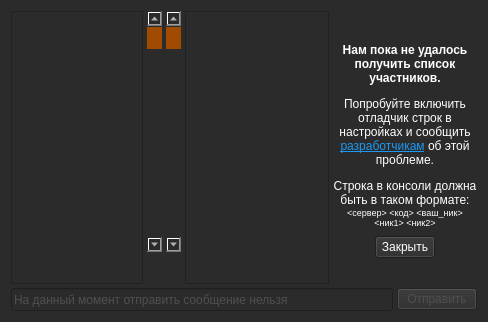
<?xml version="1.0" encoding="UTF-8"?>
<ui version="4.0">
 <class>Form</class>
 <widget class="QWidget" name="Form">
  <property name="geometry">
   <rect>
    <x>0</x>
    <y>0</y>
    <width>488</width>
    <height>322</height>
   </rect>
  </property>
  <property name="windowTitle">
   <string>Чат</string>
  </property>
  <property name="styleSheet">
   <string notr="true">background-color: rgb(43, 43, 43);
color: rgb(255, 255, 255);</string>
  </property>
  <layout class="QVBoxLayout" name="verticalLayout">
   <property name="spacing">
    <number>4</number>
   </property>
   <item>
    <layout class="QHBoxLayout" name="horizontalLayout_4">
     <item>
      <widget class="QTextEdit" name="chat_text">
       <property name="font">
        <font>
         <family>Consolas</family>
         <pointsize>10</pointsize>
        </font>
       </property>
       <property name="styleSheet">
        <string notr="true">selection-background-color: rgb(161, 75, 0);

QScrollBar::handle {
border-syle: outset;
background: #444444;
border-width: 2px;
border-radius: 10px;
}

QScrollBar::handle::pressed {
background: rgb(161, 75, 0);
}

QScrollBar::add-page {
background-color: rgb(43, 43, 43);
}</string>
       </property>
       <property name="verticalScrollBarPolicy">
        <enum>Qt::ScrollBarAsNeeded</enum>
       </property>
       <property name="undoRedoEnabled">
        <bool>false</bool>
       </property>
       <property name="readOnly">
        <bool>true</bool>
       </property>
      </widget>
     </item>
     <item>
      <widget class="QScrollBar" name="verticalScrollBar">
       <property name="styleSheet">
        <string notr="true">QScrollBar:vertical {
     border: 0px solid;
     background: rgb(43, 43, 43);
     width: 15px;
     margin: 16px 0 16px 0;
 }
 QScrollBar::handle:vertical {
     background: rgb(161, 75, 0);
	 border-width: 2px;
	 border-radius: 10px;
 }
 QScrollBar::add-line:vertical {
     border: 0px solid;
	 background-color: rgb(43, 43, 43);
     height: 16px;
     subcontrol-position: bottom;
     subcontrol-origin: margin;
	 image: url(:/arrows/up_arrow_dark.png);
 }

 QScrollBar::sub-line:vertical {
     border: 0px solid;
     background: rgb(43, 43, 43);
     height: 16px;
     subcontrol-position: top;
     subcontrol-origin: margin;
	 image: url(:/arrows/down_arrow_dark.png);
 }

 QScrollBar::add-page:vertical, QScrollBar::sub-page:vertical {
     background: none;
 }</string>
       </property>
       <property name="orientation">
        <enum>Qt::Vertical</enum>
       </property>
      </widget>
     </item>
     <item>
      <widget class="QScrollBar" name="verticalScrollBar_2">
       <property name="styleSheet">
        <string notr="true">QScrollBar:vertical {
     border: 0px solid;
     background: rgb(43, 43, 43);
     width: 15px;
     margin: 16px 0 16px 0;
 }
 QScrollBar::handle:vertical {
     background: rgb(161, 75, 0);
	 border-width: 2px;
	 border-radius: 10px;
 }
 QScrollBar::add-line:vertical {
     border: 0px solid;
	 background-color: rgb(43, 43, 43);
     height: 16px;
     subcontrol-position: bottom;
     subcontrol-origin: margin;
	 image: url(:/arrows/up_arrow_dark.png);
 }

 QScrollBar::sub-line:vertical {
     border: 0px solid;
     background: rgb(43, 43, 43);
     height: 16px;
     subcontrol-position: top;
     subcontrol-origin: margin;
	 image: url(:/arrows/down_arrow_dark.png);
 }

 QScrollBar::add-page:vertical, QScrollBar::sub-page:vertical {
     background: none;
 }</string>
       </property>
       <property name="orientation">
        <enum>Qt::Vertical</enum>
       </property>
      </widget>
     </item>
     <item>
      <widget class="QTreeWidget" name="members_list">
       <property name="minimumSize">
        <size>
         <width>144</width>
         <height>0</height>
        </size>
       </property>
       <property name="maximumSize">
        <size>
         <width>144</width>
         <height>16777215</height>
        </size>
       </property>
       <property name="styleSheet">
        <string notr="true">selection-background-color: rgb(161, 75, 0);</string>
       </property>
       <property name="horizontalScrollBarPolicy">
        <enum>Qt::ScrollBarAlwaysOff</enum>
       </property>
       <property name="sizeAdjustPolicy">
        <enum>QAbstractScrollArea::AdjustToContents</enum>
       </property>
       <property name="editTriggers">
        <set>QAbstractItemView::DoubleClicked|QAbstractItemView::SelectedClicked</set>
       </property>
       <property name="indentation">
        <number>10</number>
       </property>
       <property name="rootIsDecorated">
        <bool>false</bool>
       </property>
       <property name="animated">
        <bool>false</bool>
       </property>
       <property name="wordWrap">
        <bool>true</bool>
       </property>
       <property name="expandsOnDoubleClick">
        <bool>true</bool>
       </property>
       <attribute name="headerVisible">
        <bool>false</bool>
       </attribute>
       <attribute name="headerStretchLastSection">
        <bool>true</bool>
       </attribute>
       <column>
        <property name="text">
         <string>Members</string>
        </property>
       </column>
      </widget>
     </item>
     <item>
      <widget class="QWidget" name="list_frame" native="true">
       <property name="minimumSize">
        <size>
         <width>144</width>
         <height>0</height>
        </size>
       </property>
       <layout class="QVBoxLayout" name="verticalLayout_2">
        <property name="spacing">
         <number>0</number>
        </property>
        <property name="leftMargin">
         <number>0</number>
        </property>
        <property name="topMargin">
         <number>0</number>
        </property>
        <property name="rightMargin">
         <number>0</number>
        </property>
        <property name="bottomMargin">
         <number>0</number>
        </property>
        <item>
         <spacer name="verticalSpacer_2">
          <property name="orientation">
           <enum>Qt::Vertical</enum>
          </property>
          <property name="sizeHint" stdset="0">
           <size>
            <width>20</width>
            <height>40</height>
           </size>
          </property>
         </spacer>
        </item>
        <item>
         <widget class="QLabel" name="error_getting_member_list">
          <property name="minimumSize">
           <size>
            <width>144</width>
            <height>200</height>
           </size>
          </property>
          <property name="maximumSize">
           <size>
            <width>144</width>
            <height>200</height>
           </size>
          </property>
          <property name="text">
           <string>&lt;html&gt;&lt;head/&gt;&lt;body&gt;&lt;p&gt;&lt;span style=&quot; font-weight:600;&quot;&gt;Нам пока не удалось получить список участников.&lt;/span&gt;&lt;/p&gt;&lt;p&gt;Попробуйте включить отладчик строк в настройках и сообщить &lt;a href=&quot;https://github.com/tinelix/irc-client/issues&quot;&gt;&lt;span style=&quot; text-decoration: underline; color:#1d99f3;&quot;&gt;разработчикам&lt;/span&gt;&lt;/a&gt; об этой проблеме.&lt;/p&gt;&lt;p&gt;Строка в консоли должна быть в таком формате:&lt;br/&gt;&lt;span style=&quot; font-size:7pt;&quot;&gt;&amp;lt;сервер&amp;gt; &amp;lt;код&amp;gt; &amp;lt;ваш_ник&amp;gt; &amp;lt;ник1&amp;gt; &amp;lt;ник2&amp;gt;&lt;/span&gt;&lt;/p&gt;&lt;/body&gt;&lt;/html&gt;</string>
          </property>
          <property name="textFormat">
           <enum>Qt::RichText</enum>
          </property>
          <property name="alignment">
           <set>Qt::AlignCenter</set>
          </property>
          <property name="wordWrap">
           <bool>true</bool>
          </property>
         </widget>
        </item>
        <item>
         <layout class="QHBoxLayout" name="horizontalLayout">
          <property name="spacing">
           <number>0</number>
          </property>
          <item>
           <widget class="QPushButton" name="close_panel_btn">
            <property name="maximumSize">
             <size>
              <width>60</width>
              <height>24</height>
             </size>
            </property>
            <property name="text">
             <string>Закрыть</string>
            </property>
           </widget>
          </item>
         </layout>
        </item>
        <item>
         <spacer name="verticalSpacer">
          <property name="orientation">
           <enum>Qt::Vertical</enum>
          </property>
          <property name="sizeHint" stdset="0">
           <size>
            <width>20</width>
            <height>40</height>
           </size>
          </property>
         </spacer>
        </item>
       </layout>
      </widget>
     </item>
    </layout>
   </item>
   <item>
    <layout class="QVBoxLayout" name="verticalLayout_3">
     <property name="topMargin">
      <number>0</number>
     </property>
     <property name="rightMargin">
      <number>0</number>
     </property>
     <item>
      <layout class="QHBoxLayout" name="horizontalLayout_5">
       <property name="topMargin">
        <number>0</number>
       </property>
       <item>
        <widget class="QLineEdit" name="message_text">
         <property name="enabled">
          <bool>false</bool>
         </property>
         <property name="minimumSize">
          <size>
           <width>0</width>
           <height>23</height>
          </size>
         </property>
         <property name="styleSheet">
          <string notr="true">selection-background-color: rgb(161, 75, 0);
color: rgb(79, 79, 79);</string>
         </property>
         <property name="text">
          <string>На данный момент отправить сообщение нельзя</string>
         </property>
        </widget>
       </item>
       <item>
        <widget class="QPushButton" name="send_msg_btn">
         <property name="enabled">
          <bool>false</bool>
         </property>
         <property name="styleSheet">
          <string notr="true">border-color: rgb(255, 119, 0); selection-background-color: rgb(255, 119, 0); color: #4f4f4f</string>
         </property>
         <property name="text">
          <string>Отправить</string>
         </property>
        </widget>
       </item>
      </layout>
     </item>
    </layout>
   </item>
  </layout>
 </widget>
 <resources>
  <include location="resources.qrc"/>
 </resources>
 <connections/>
</ui>
